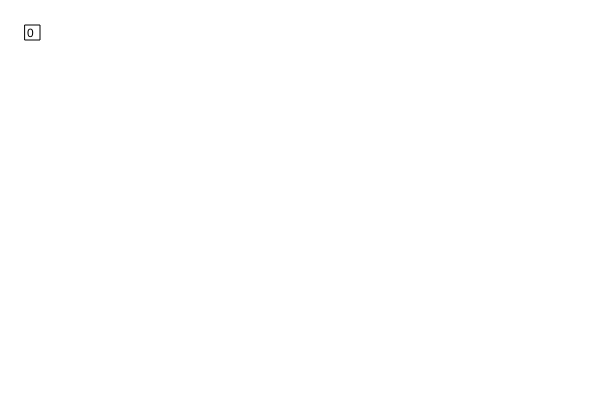
Frame 1 (no input)
Frame 60 (no input): identical to frame 1, image omitted
Frame 120 (the mouse pressed at the canvas centre since frame 60): identical to frame 1, image omitted

The p5.js sketch that drew this single still picture (run headless with seeded random() and noise() and a simulated clock; from frame 60 on, the mouse is pressed at the canvas centre):

// p5.js sketch
// ── sketch.js
let tree = new Tree("0", 25, 25, 30, 30, 15);

function setup() {
    createCanvas(600, 400);
    background(0);
}

function draw() {
    background(255);
    tree.draw();
}

function mousePressed() {
    tree.onMousePressed(mouseX, mouseY);
}

// ── tree.js
class Tree {
    constructor(rootName, x, y, hMargin = 25, vMargin = 25, nodeSize = 10) {
        this.x = x;
        this.y = y;
        this.hMargin = hMargin;
        this.vMargin = vMargin;
        this.nodeSize = nodeSize;        
        this.root = new TreeNode(rootName);
    }
    
    findNodeAt(x, y){
        return this.root.findNodeAt(x, y);  
    }

    resetLayout() {
        TreeNode.nIdx = 0;
        this.root.updateIndex();
        this.root.layout(this.hMargin, this.vMargin);
    }

    addNodeAt(parentName, nodeName) {
        this.root.addNodeAt(parentName, new TreeNode(nodeName));
        this.resetLayout();
    }

    draw() {
        push();
        translate(this.x, this.y);
        this.root.draw(this.nodeSize);
        pop();
    }

    onMousePressed(mx, my) {
        let node = this.findNodeAt(mx - this.x, my - this.y);
        if (node != null) {
            if (mouseButton === LEFT) {
                TreeNode.nNodes = 0;
                this.root.count();
                this.addNodeAt(node.data, `${TreeNode.nNodes}`);
            } else if (mouseButton === RIGHT) {                
                if (node.parent != null) {
                    let parent = node.parent;
                    let idx = parent.children.indexOf(node);
                    parent.children.splice(idx, 1);
                    this.resetLayout();
                }
            }
        }        
    }
}
// ── treenode.js
class TreeNode {
    static nIdx = 0;
    static nNodes = 0;

    constructor(data = "") {
        this.data = data;
        this.level = 0;
        this.index = 0;
        this.parent = null;
        this.children = [];
        this.x = 0;
        this.y = 0;
    }

    addNode(node) {
        node.parent = this;
        node.level = this.level + 1;
        this.children.push(node);
    }

    findNode(data) {
        if (this.data == data) return this;
        for (let i = 0; i < this.children.length; i++) {
            let found = this.children[i].findNode(data);
            if (found != null) return found;
        }
        return null;
    }

    addNodeAt(data, node) {
        let parent = this.findNode(data);
        if (parent != null) {
            parent.addNode(node);
        }
    }

    count(){
        TreeNode.nNodes++;
        for (let i = 0; i < this.children.length; i++) {
            this.children[i].count();
        }
    }

    updateIndex() {
        for (let i = 0; i < this.children.length; i++) {
            if (i > 0) TreeNode.nIdx++;
            this.children[i].index = TreeNode.nIdx;
            this.children[i].updateIndex(TreeNode.nIdx);
        }
    }

    layout(hMargin = 25, vMargin = 25) {
        this.y = this.level * hMargin;
        if (this.children.length > 0) {
            for (let i = 0; i < this.children.length; i++) {
                this.children[i].layout();
            }
            this.x = (this.children[0].x + this.children[this.children.length - 1].x) / 2;
        } else {
            this.x = this.index * vMargin;
        }
        // console.log(this.data, this.x, this.y);
    }

    draw(nodeSize) {
        for (let i = 0; i < this.children.length; i++) {
            line(this.x + 5, this.y + 5, this.children[i].x + 5, this.children[i].y + 5);
            this.children[i].draw(nodeSize);
        }

        rect(this.x, this.y, nodeSize, nodeSize);
        text(this.data, this.x + 2, this.y + 12);
    }

    findNodeAt(x, y) {
        if (x > this.x && x < this.x + 15 && y > this.y && y < this.y + 15) {
            return this;
        }
        for (let i = 0; i < this.children.length; i++) {
            let found = this.children[i].findNodeAt(x, y);
            if (found != null) return found;
        }
        return null;
    }   
}
